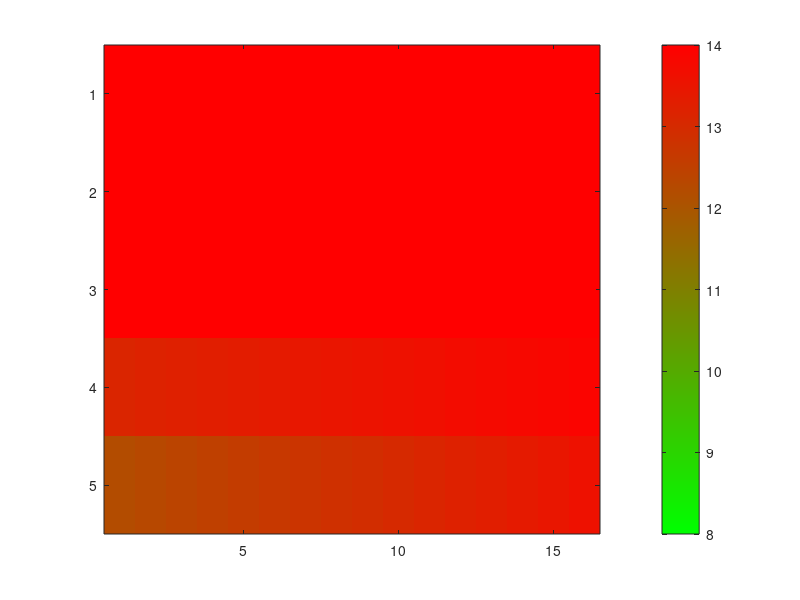

Reproduce this figure in MATLAB.
%Parameters for Simscape Model
clear all
tic
simTime = 4004;
t = [0:0.01:(simTime-0.01)];

%load('PmusHatSmoothNorm_30_10.mat')

%PmusHatSmoothNorm = PmusHatSmoothNorm(1:end-1);
%plot(PmusHatSmoothNorm)
%hold off

%VENTILATOR SETTINGS
PEEP = 8.5; %cmH2O, Posistive End Expiratory Pressure
Paw_Ref = 13.5; %Pressure target, cmH_2O

%Reference support target changes after 60s
Paw_Ref_in = [t', ones(length(t),1)*Paw_Ref];
Paw_Ref_in(7000:end,2) = Paw_Ref+2;
PS = Paw_Ref - PEEP;

maxAllowableChange = 10; %+- max allowed change in pressure support (cmH2O)
Paw_Threshold = -2; %cmH2O, trigger variable
Q_Threshold_Percentage = 0.3; %percent of peak flow, cycling off variable
numOfBreaths = 20; %number of tidal breaths until support adjust

timeInspVent = 2;
timeExpVent = 2;

cutInValue = 13;
alpha = -1/(cutInValue-15);
zeta = 0.3258;
beta = 3.2576;

%CONTROLLER
%PID
Kp =0.001; %Proportional constant, PID cntrol
Ti = 0.0001; %Integral time constant, PID control
D = 0; %Derivative constant, PID control


P = 1;
I = 1;
D = 0;


%Adjustment Support Level Filter
timeResponse = 25; %time response of system, amount of time for controller
%adjust support level

%Muscle Pressure Adjustment Curve Parameters
gradPmus = 2.5; %gradient of muscle pressure support level adjustment curve
yIntPmus = -20; %y intercept
a1 = 0.1; %gain for driving pressure driven support level adjustment
%Driving Pressure Adjustment
gradDrivePres = 2.5;
yIntDrivePres = -32.5;
a2 = 0.1; %gain for muscle pressure driven support level adjustment

%INITIAL PATIENT SETTINGS
Resistance = 16.25; %cmH2O/L/s
R_control = Resistance;
Compliance = 1/36.56; %L/cmH2O
%initialMaxEffort = 10.5; %-cmH2O, initial maximum effort of patient
%maximum effort changes as PSV level changes
timeInsp = 1.4; %patient inspiration time, seconds
timeExp = 2.6; %patient expiration, seconds

varPE = 10; % %change in variation effort (relative to max effort)

%OCCLUSION SETTINGS
%end expiratory occlusion
lengthEEOcc = 5; %Length of end-expiratory occlusion (seconds)
breathsTillEE = 3; %number of breaths that occur before EE occlusion
numberOfRecordingsEE = 3;

%end inspiratory occlusion
numberOfRecordingsEI = 3; %number of recordings till support level adjusted
lengthEIOcc = 1.5; %Length of end-inspiratory occlusion (seconds)
flowOccThreshold = 0.05; %percentage of peak flow when occlusion triggered
breathsTillEI = 3; %number of breaths that occur before EI occlusion


%state (and inverse state signal)
tCounter = 0;
state = zeros(1,length(tCounter));
invState = zeros(1,length(tCounter));
mode = zeros(1,length(tCounter));
breathCounter = 0;
x = 0;
Pmus = zeros(1,length(tCounter));
flowIndexEnable = zeros(1,length(tCounter));

for idx=1:length(t)
    if tCounter < timeInspVent
        state(idx) = 1;
        invState(idx) = 0;
        mode(idx) = 1;
        flowIndexEnable(idx) = 1;
    end
    %expiration
    if breathCounter == 100000
        if tCounter >= timeInspVent && tCounter < (timeInspVent + lengthEIOcc)
            state(idx) = 0;
            invState(idx) = 0;
            mode(idx) = 2;
            
              if tCounter < (timeInspVent + 0.1)
                flowIndexEnable(idx) = 1;
              else
                  flowIndexEnable(idx) = 0;
              end
        end
        if tCounter > (timeInspVent + lengthEIOcc) && tCounter < (timeInspVent + timeExpVent + lengthEIOcc)
            state(idx) = 0;
            invState(idx) = 1;
            mode(idx) = 0;
        end
        if tCounter >= (timeInspVent + timeExpVent + lengthEIOcc)
            tCounter = 0;
            breathCounter = 0;
        end
    else
        if tCounter >= timeInspVent && tCounter < (timeInspVent + timeExpVent)
            state(idx) = 0;
            invState(idx) = 1;
            mode(idx) = 0;
            if tCounter < (timeInspVent + 0.1)
                flowIndexEnable(idx) = 1;
            else 
                flowIndexEnable(idx) = 0;
            end
        end
         if tCounter >= (timeInspVent + timeExpVent)
            tCounter = 0;
            breathCounter = breathCounter + 1;
        end
    end
  
    tCounter = tCounter + 0.01;
end




%plot(t(1:2000),-Pmus(1:2000))
effortMode = 0;
if effortMode == 1
    initialMaxEffort = zeros(1, length(t));
    effort_mag = 5;
    x = 0;
    for idx = 1:length(t)
       x = x + 1;
       initialMaxEffort(idx) = effort_mag;
       if x >= 3500
            x = 0;
            effort_mag = effort_mag + 0.5;
       end
        
        % elseif x < 1100
        %     initialMaxEffort(idx) = 5.5;
        % elseif x < 1200
        %     initialMaxEffort(idx) = 6;
        % elseif x < 1300
        %     initialMaxEffort(idx) = 6.5;
        % elseif x < 1400
        %     initialMaxEffort(idx) = 7;
        % elseif x < 1500
        %     initialMaxEffort(idx) = 7.5;
        % elseif x < 1600
        %     initialMaxEffort(idx) = 8;
        % elseif x < 1700
        %     initialMaxEffort(idx) = 8.5;
        % elseif x < 1800
        %     initialMaxEffort(idx) = 9;
        % elseif x < 1900
        %     initialMaxEffort(idx) = 9.5;
        % elseif x < 2000
        %     initialMaxEffort(idx) = 10;
        % elseif x < 2100
        %     initialMaxEffort(idx) = 10.5;
        % elseif x < 2200
        %     initialMaxEffort(idx) = 11;
        % elseif x < 2300
        %     initialMaxEffort(idx) = 11.5;
        % elseif x < 2400
        %     initialMaxEffort(idx) = 12;
        % elseif x < 2500
        %     initialMaxEffort(idx) = 12.5;
        % elseif x < 2600
        %     initialMaxEffort(idx) = 13;
        % elseif x < 2700
        %     initialMaxEffort(idx) = 13.5;
        % elseif x < 2800
        %     initialMaxEffort(idx) = 14;
        % elseif x < 2900
        %     initialMaxEffort(idx) = 14.5;
        % elseif x < 3000
        %     initialMaxEffort(idx) = 15;
        % end
        x = x + 0.01;
    end
    effortIn = [t' initialMaxEffort'];
else
    initialMaxEffort = 13.08;
end


%% Pmus Model
load('pmus_assume_resp_mech_pat_5_1607_0004_insp_only.mat')

%numBreaths = simTime/((length(pmus_model)-1)/100);
%lengthBreath = length(pmus_model)-1;
%startPos = 1;
Pmus = [];
pmus_model(450:end) = 0;
range_eff = 1.56/2;

% peaks_array = [
%      -8.8028
%       -11.7281
%       -13.5460
%       -13.2098
%       -13.0631
%       -12.5065
%       -12.9590
%       -11.6596
%       -12.3850
%       -12.7251
%       -12.7242
%       -13.0269
%       -12.3684
%       -11.7021
%       -12.0717
%       -12.5948
%       -13.0224
%       -13.4730
%       -12.7643
%       -12.4024
%         ];

%for idx=1:simTime/7

for idx=1:simTime/7
    %randomly shorten/lengthen pmus
    % pos_neg = 0;
    % while pos_neg == 0
    %     pos_neg = randi([-1,1],1);
    % end
    % adjust_length = rand()*range_eff;
    % length_eff = 700 + (pos_neg*adjust_length*100)
    % % renormalise length to 1 second
    % t_old = linspace(1,700,700);
    % t_new = linspace(1,length_eff,700);
    % 
    % % Normalize time for interpolation
    % tau = t_old / 700;
    % tau_new = t_new / 300;
    % 
    % Pmus_stretched = interp1(tau, pmus_model, tau_new, 'spline');
    % if length(Pmus_stretched) >= 700
    %     Pmus_stretched = Pmus_stretched(1:700);
    % else
    %     length_stretched_eff = length(Pmus_stretched);
    %     Pmus_stretched = Pmus_stretched + zeros(2,700 - length_stretched_eff);
    % end
    Pmus = [Pmus pmus_model];
    %Pmus = [Pmus pmus_model*peaks_array(idx)];
    %startPos = startPos + lengthBreath;
    %Pmus(startPos+1:startPos+231) = 0;
    %startPos = startPos + 231;
end


stateIn = [t',state'];
invStateIn = [t',invState'];
Pmus_in = [t', Pmus(1:end)'];
%modeIn = [t', mode'];


%% Patient Response Variables

m = -0.825;
ratioPV = ones(1, length(t))*m;
ratioPV_in = [t', ratioPV'];
c = 23.56;

initial_peak_effort = -7.6;
% C_prop_values = zeros(size(state,2),1);
% C_prop_values(200200:end) = 2;
% C_prop_in = [t', C_prop_values];

C_prop_init = 0; %propofol concentration [ug*mL^-1]

%lookup table
PS_array = [
    13.5000
   14.0000
   14.5000
   15.0000
   15.5000
   16.0000
   16.5000
   17.0000
   17.5000
   18.0000
   18.5000
   19.0000
   19.5000
   20.0000
   20.5000
   21.0000
    ];

%PS_array = PS_array - PEEP;
C_prop_vector = [
0.0
0.5
1.0
1.5
2.0
];

%%
% pmus_array = zeros(5,16);
% counter =1;
% for i = 1:5
%     pmus_array(i,:) = final_results.P_mus(counter:counter + 15);
%     counter = counter + 16;
% end

% pmus_array = ...
% [9.07450995173817	8.58303374254441	8.09163589060172	7.60031522437297	7.10907009752719	6.61789821112623	6.12679635026677	5.63575998296837	5.14478262919641	4.65385483003553	4.16296238629128	3.67208318099328	3.18118105032235	2.69019291238860	2.22194997280716	1.77066793460113;...
% 8.32712845152772	7.86084961938944	7.39466034016806	6.92884796077444	6.46285558675153	5.99709025307945	5.53111826594518	5.06536276765490	4.59963934902614	4.13385453994266	3.66818546991775	3.20246679761484	2.73672332433147	2.27050988208754	1.85508365411562	1.47727018951182;...
% 7.57960998886679	7.13840128992502	6.69730279182784	6.25713070167087	5.81612331222786	5.37548174765759	4.93468252706403	4.49420422606204	4.05354609517805	3.61258158085774	3.17161584615783	2.73034796123167	2.28799731183129	1.84309533118342	1.47667746892257	1.16983539531106;...
% 6.83134879540383	6.41506974668250	5.99988944823208	5.58422101329840	5.16863690252799	4.75343725022152	4.33722350841555	3.92134974234469	3.50516855183661	3.08844931876491	2.67049382603472	2.24997798355149	1.82327893510971	1.37930157594579	1.02912256572725	0.771692094620232;...
% 6.08230484830341	5.69099234298216	5.30101725337789	4.91020628198063	4.51940179029062	4.12771651843734	3.73617781747217	3.34395172543840	2.95065125236925	2.55454321303406	2.15205220709006	1.73582091734394	1.26073612937778	0.178310121249703	0.161288355039994	0.176538749852994];
% pmus_array = [ 8.20204957054159	7.32242790702433	6.44294674627587	5.56359910535969	4.68437552537292	3.80526310158453	2.92624402235858	2.04729329963991	1.16837511551261	0.289436687410667	-0.589602569109148	-1.46887141285441	-2.34858819284575	-3.22915408880192	-4.11139450682888
%                6.81939832440088	6.00702797363857	5.19485905988810	4.38245590564013	3.57138089144814	2.75966113214197	1.94803670660808	1.13653599643584	0.325123327178011	-0.486042602785643	-1.29742594395878	-2.10868313736779	-2.91974871960946	-3.73143941374635	-4.54394259750470
%                5.43596384113983	4.69160339514572	3.94644129106458	3.20150003531486	2.45669470333373	1.71256819090272	0.969335740945855	0.224162440644013	-0.519745322800808	-1.26391365529010	-2.00775556444939	-2.75190891304196	-3.49563896524207	-4.23944141993544	-4.98273278554627
%                4.05366584338615	3.37485545256848	2.69611675166603	2.01649349059161	1.34004544806284	0.662478874219780	-0.0163273270637649	-0.693507513453920	-1.37212022240480	-2.05016804966536	-2.72829695649435	-3.40729719176979	-4.08593749981891	-4.76343101579639	-5.43564879438139
%                2.66285224428526	2.05133755061735	1.43779467268909	0.825623120318754	0.213988653624690	-0.398960234164902	-1.01339816602447	-1.62759775426062	-2.24221867752059	-2.85968180041889	-3.47747806746358	-4.09838968119663	-4.71496288288944	-5.32052261988318	-5.90203546365517
%     ];

pmus_array = [16.3452467583878	15.4808842835195	14.6167666703845	13.7528897794029	12.8892477027058	12.0258321162512	11.1626313293298	10.2996288525953	9.43680117368215	8.57411417633035	7.71151712734586	6.84893205432843	5.98623377712642	5.12320931298711	4.25946648412698	3.39419730602994
14.9627854059974	14.1631826762944	13.3630810950498	12.5632186353776	11.7632116025272	10.9645811089964	10.1653790487922	9.36641030127103	8.56761299999942	7.76894474570894	6.97059846750354	6.17207176370893	5.37366413097156	4.57538754665812	3.77637878590432	2.97632891355907
13.5799516894360	12.8431333371436	12.1077763413071	11.3717098518412	10.6358552096156	9.90015388570647	9.16531814570693	8.43127965989575	7.69537062253972	6.96071153787871	6.22564820804992	5.49088504710751	4.75555348229820	4.02031947518171	3.28444419365462	2.54836405960178
12.1926635598792	11.5224396904083	10.8494706560974	10.1765496423470	9.50273667074635	8.83225924689844	8.16039565400805	7.48728039246077	6.81578365979207	6.14266810280606	5.46984915517259	4.79646714287231	4.12160244131732	3.44628056664401	2.77093248858069	2.10004864405077
10.8016106110467	10.1909954504217	9.58206774047811	8.97121502048006	8.36155678094883	7.75227022501360	7.14157051333851	6.52905526112818	5.91649849433299	5.30301214494430	4.68596557462044	4.06755174292472	3.44446261719359	2.82437019617287	2.21438224939608	1.63000227404089];

ind_neg = find(pmus_array<0);
pmus_array(ind_neg) = 0;
pmus_array = pmus_array .* -1;

p_dyn_array = zeros(size(pmus_array));

for i = 1:size(p_dyn_array,1)
    for j = 1:size(p_dyn_array,2)
        p_dyn_array(i,j) = (PS_array(j)-PEEP)-(pmus_array(i,j)*2/3);
    end
end

%% color map Pdyn

figure()
imagesc(p_dyn_array)
caxis([8 14]);

% Create custom green→red colormap
nColors = 256;
green = [0, 1, 0];  % RGB for green
red   = [1, 0, 0];  % RGB for red
customMap = [linspace(green(1), red(1), nColors)', ...
             linspace(green(2), red(2), nColors)', ...
             linspace(green(3), red(3), nColors)'];

colormap(customMap);
colorbar;



% S_0 = 0; %receptor sensitivity in hyperoxia [L*min^-1*(nM*L^-1)^-1]
% A = 17.8; %Area constant
% P_o2 = 100; %partial pressure of oxygen
% P_0 = 30; %P_o2 max sensitivity beffore receptor failure
% T_c = 40; %central receptors threshold [nM L-1]
% T_p = 34.6; %peripheral receptor threshold [nM L-1]
% F_R = 12; %respiratory rate [min^-1]
% V_D_anat = 0.12; %anatomical dead space [L]
% V_D_alv_ratio = 0.3; %alveolar dead space to tidal volume ratio
% dot_V_TH = 0.2689; %flow threshold [L*s^-1]
% D_w = 0; %wakefulness drive (0 = asleep)
% Na_conc = 0.139;
% K_conc = 0.0043;
% Ca_conc = 0.0012;
% Mg_conc = 0.00085;
% Alb = 4.5;
% Pi = 0.00012;
% HCO3_conc = 0.024; %nM*L-1
% V_co2 = 0.2; %L * min^-1
% T_i = 0.978; %Inspiration time [s]
% Cl_conc = 0.105; %Chlorine concentration [M*L^-1]
% K_w = 2.39e-14; %ion product of water 
% K_c = 2.45e-11; %equilibrium constant
% K_2 = 2.19e-7; %phosphoric acid dissociation constant
% K_3 = 1.16e-10; %carbonate dissocation constant
% K_h = 1.77e-7; %histidine dissociation constant
% 
% PEEP = 6; %cmH2O, Posistive End Expiratory Pressure
% Resistance = 11.2; %cmH2O/L/s
%Compliance = 0.0617; %L/cmH2O
% figure()
% plot(t, mode')
% 
% figure()
% plot(t, state')
% 
% figure()
% plot(t, invState')
% 
% figure()
% plot(t, Pmus')
% plot(t, state)
% hold on
% plot(t, invState)
% plot(t, Pmus)
% plot(t, mode)

% plot(modeIn, 'Color', 'r')    
% hold on
% plot(flowIndexEnableIn, 'Color', 'g')
% hold off

%SIMULATE MODEL
%simOut = sim("simplePatientModelTuning_30_08_23.slx");
% simOut = sim("simScapeModel_tuning_08_23.slx")
% %DETERMINE IAE
% %take average of last set point values from 380 seconds onwards
% % ssIndStart = find(simOut.adjustedSetPoint.time > 400,1);
% % ssValue = mean(simOut.adjustedSetPoint.data(ssIndStart:end));
% % 
% % changeFlagTime = simOut.changeFlag.time(find(simOut.changeFlag.data ~= 0));
% % changeFlagTime = round(changeFlagTime*100)/100;
% % changeFlagTime = unique(changeFlagTime);
% % for idx=2:length(changeFlagTime)
% %     if abs(diff([changeFlagTime(idx) changeFlagTime(idx-1)])) < 0.1
% %         changeFlagTime(idx) = 0;
% %     end
% % end
% % changeFlagTimeProcessed = changeFlagTime(find(changeFlagTime ~= 0));
% % IAE = 0;
% % IAE_array = [];
% % 
% % %DOESN"T QUITE WORK, I THINK changeFlagTime is a bit funky
% % % for idx = 1:length(changeFlagTimeProcessed)
% % %     IAE = IAE + abs(diff([ssValue simOut.adjustedSetPoint.data(find(simOut.adjustedSetPoint.time > changeFlagTimeProcessed(idx),1))]));
% % %     IAE_array = [IAE_array; IAE];
% % % end
% % 
% % for idx = 1:length(changeFlagTimeProcessed)
% %     IAE = IAE + abs(diff([ssValue simOut.adjustedSetPoint.data(find(simOut.adjustedSetPoint.time > changeFlagTimeProcessed(idx),1))]));
% %     IAE_array = [IAE_array; IAE];
% % end
% % 
% plot(simOut.adjustedSetPoint.time,simOut.adjustedSetPoint.data)
% hold on
% % plot(changeFlagTimeProcessed, IAE_array)
% % toc
% 
% %SETTLING TIME
% PSVout= simOut.adjustedSetPoint.data;
% TimeOut = simOut.adjustedSetPoint.time;
% ssValue = PSVout(end);
% upper = yline(ssValue + (0.02*ssValue))
% lower = yline(ssValue - (0.02*ssValue))
% diffFromSS = abs(PSVout - ssValue);
% ssBand = ssValue*0.02;
% settlingTime = TimeOut(find(diffFromSS > ssBand,1, 'last')) 
% settlingPoint = PSVout(find(TimeOut == settlingTime))
% plot(settlingTime, settlingPoint, '-o')
% %settlingTimeIdx = find(abs(diff([reversePSV(1) reversePSV])) > 0.05*reversePSV(1))


% selectPmus = 1;
% %Base Pmus signal
% breathCounter = 0;
% cycleCounter = 1;
% a = [1.2 1.5 2 3 6];
% b = [6 3 2 1.5 1.2];
% c = [0.05:0.05:0.75];
% d = [0.1:0.1:1.5];
% e = [2:0.5:6];
% 
% switch selectPmus
%     case 1 %half sine wave    
%         for idx = 1:length(t)
%             if x <= timeInsp %patient effort during inspiration
%                 Pmus(idx) = sin(x/timeInsp*pi);
%             end
% 
%             if breathCounter == 3
%                 if x > timeInsp && x <= (timeInsp + timeExp + lengthEIOcc) %patient effort during expiration
%                     Pmus(idx) = 0;
%                 end
% 
%                 if x > (timeInsp + timeExp + lengthEIOcc)%reset timer after 2 seconds has passed
%                     x = 0;
%                     breathCounter = 0;
%                 end
%             else
%                 if x > timeInsp && x <= timeInsp + timeExp %patient effort during expiration
%                     Pmus(idx) = 0;
%                 end
% 
%                 if x > timeInsp + timeExp %reset timer after 2 seconds has passed
%                     x = 0;
%                     breathCounter = breathCounter + 1;
%                 end
%             end
%             x = x + 0.01; %increment timer
%         end
% 
%     case 2 %flipped halfwave
% 
%         Tip = 0.5;
%         Te = 1.5;
%         Tep = 2;
%         Tnext = 4;
% 
%         for idx = 1:length(t)
%             if x <Tip
%                 Pmus(idx) = -sin(((x)*pi)/(2*(-Tip)));
%             end
%             if  x >= Tip && x < Te
%                 Pmus(idx) = 1;
%             end
% 
%              if x >= Te && x < Tep
%                 Pmus(idx) = sin(((x-Te)*pi)/(2*(Tep-Te))+pi)+1 ;
%              end         
%             if breathCounter == 3
%                 if x > Tep && x <= (Tnext + lengthEIOcc) %patient effort during expiration
%                     Pmus(idx) = 0;
%                 end
% 
%                 if x > (Tnext + lengthEIOcc)%reset timer after 2 seconds has passed
%                     x = 0;
%                     breathCounter = 0;
%                 end
%             else
%                  if x >=Tep && x < Tnext
%                     Pmus(idx) = 0;
%                  end
%                 if x >= Tnext
%                     x = 0;
%                     breathCounter = breathCounter + 1;
%                 end
%             end
%             x = x + 0.01;
%         end
% 
%     case 3 %square wave    
%         for idx = 1:length(t)
%             if x <= timeInsp %patient effort during inspiration
%                 Pmus(idx) = 1;
%             end
% 
%             if breathCounter == 3
%                 if x > timeInsp && x <= (timeInsp + timeExp + lengthEIOcc) %patient effort during expiration
%                     Pmus(idx) = 0;
%                 end
% 
%                 if x > (timeInsp + timeExp + lengthEIOcc)%reset timer after 2 seconds has passed
%                     x = 0;
%                     breathCounter = 0;
%                 end
%             else
%                 if x > timeInsp && x <= timeInsp + timeExp %patient effort during expiration
%                     Pmus(idx) = 0;
%                 end
% 
%                 if x > timeInsp + timeExp %reset timer after 2 seconds has passed
%                     x = 0;
%                     breathCounter = breathCounter + 1;
%                 end
%             end
%             x = x + 0.01; %increment timer
%         end
% 
%     case 4 %saw tooth
%         for idx = 1:length(t)
%             if x <= timeInsp %patient effort during inspiration
%                 if x<= timeInsp/2
%                      Pmus(idx) = 4/3*x;
%                 elseif x > timeInsp/2
%                     Pmus(idx) = -4/3*x+2;
%                 end
%             end
% 
%             if breathCounter == 3
%                 if x > timeInsp && x <= (timeInsp + timeExp + lengthEIOcc) %patient effort during expiration
%                     Pmus(idx) = 0;
%                 end
% 
%                 if x > (timeInsp + timeExp + lengthEIOcc)%reset timer after 2 seconds has passed
%                     x = 0;
%                     breathCounter = 0;
%                 end
%             else
%                 if x > timeInsp && x <= timeInsp + timeExp %patient effort during expiration
%                     Pmus(idx) = 0;
%                 end
% 
%                 if x > timeInsp + timeExp %reset timer after 2 seconds has passed
%                     x = 0;
%                     breathCounter = breathCounter + 1;
%                 end
%             end
%             x = x + 0.01; %increment timer
%         end
% 
%     case 5 %sawtooth shifting peak
%         for idx = 1:length(t)
%             if x <= timeInsp %patient effort during inspiration
%                Pmus(idx) = min(-a(cycleCounter)/timeInsp*x+a(cycleCounter),b(cycleCounter)*x/timeInsp);
% 
%             end
% 
%             if breathCounter == 3
%                 if x > timeInsp && x <= (timeInsp + timeExp + lengthEIOcc) %patient effort during expiration
%                     Pmus(idx) = 0;
%                 end
% 
%                 if x > (timeInsp + timeExp + lengthEIOcc)%reset timer after 2 seconds has passed
%                     x = 0;
%                     breathCounter = 0;
%                     cycleCounter = cycleCounter + 1;
%                     if cycleCounter > 5
%                         cycleCounter = 5;
%                     end
%                 end
%             else
%                 if x > timeInsp && x <= timeInsp + timeExp %patient effort during expiration
%                     Pmus(idx) = 0;
%                 end
% 
%                 if x > timeInsp + timeExp %reset timer after 2 seconds has passed
%                     x = 0;
%                     breathCounter = breathCounter + 1;
%                 end
%             end
%             x = x + 0.01; %increment timer
%         end
% 
%     case 6 %short triangle
%         for idx = 1:length(t)
%             if x <= timeInsp %patient effort during inspiration
% 
%                Pmus(idx) = min(1/0.125*x-5,-x/0.125+7);
%                Pmus(idx) = max(Pmus(idx),0);
% 
%             end
% 
%             if breathCounter == 3
%                 if x > timeInsp && x <= (timeInsp + timeExp + lengthEIOcc) %patient effort during expiration
%                     Pmus(idx) = 0;
%                 end
% 
%                 if x > (timeInsp + timeExp + lengthEIOcc)%reset timer after 2 seconds has passed
%                     x = 0;
%                     breathCounter = 0;
%                     cycleCounter = cycleCounter + 1;
%                     if cycleCounter > 5
%                         cycleCounter = 5;
%                     end
%                 end
%             else
%                 if x > timeInsp && x <= timeInsp + timeExp %patient effort during expiration
%                     Pmus(idx) = 0;
%                 end
% 
%                 if x > timeInsp + timeExp %reset timer after 2 seconds has passed
%                     x = 0;
%                     breathCounter = breathCounter + 1;
%                 end
%             end
%             x = x + 0.01; %increment timer
%         end
%     case 7 %triangle varying lengths
%         for idx = 1:length(t)
%             if x <= timeInsp %patient effort during inspiration
% 
%                Pmus(idx) = min(1/c(cycleCounter)*x,-x/c(cycleCounter)+2);
%                Pmus(idx) = max(Pmus(idx),0);
% 
%             end
% 
%             if breathCounter == 3
%                 if x > timeInsp && x <= (timeInsp + timeExp + lengthEIOcc) %patient effort during expiration
%                     Pmus(idx) = 0;
%                 end
% 
%                 if x > (timeInsp + timeExp + lengthEIOcc)%reset timer after 2 seconds has passed
%                     x = 0;
%                     breathCounter = 0;
%                     cycleCounter = cycleCounter + 1;
%                     if cycleCounter > 15
%                         cycleCounter = 15;
%                     end
%                 end
%             else
%                 if x > timeInsp && x <= timeInsp + timeExp %patient effort during expiration
%                     Pmus(idx) = 0;
%                 end
% 
%                 if x > timeInsp + timeExp %reset timer after 2 seconds has passed
%                     x = 0;
%                     breathCounter = breathCounter + 1;
%                 end
%             end
%             x = x + 0.01; %increment timer
%         end
%     case 8 %sinusoidal wave varying lengths
%         for idx = 1:length(t)
%             if x <= timeInsp %patient effort during inspiration
%                if x < d(cycleCounter)
%                     Pmus(idx) = sin(pi/d(cycleCounter)*x);
%                else 
%                    Pmus(idx) = 0;
%                end
%             end
% 
%             if breathCounter == 3
%                 if x > timeInsp && x <= (timeInsp + timeExp + lengthEIOcc) %patient effort during expiration
%                     Pmus(idx) = 0;
%                 end
% 
%                 if x > (timeInsp + timeExp + lengthEIOcc)%reset timer after 2 seconds has passed
%                     x = 0;
%                     breathCounter = 0;
%                     cycleCounter = cycleCounter + 1;
%                     if cycleCounter > 15
%                         cycleCounter = 15;
%                     end
%                 end
%             else
%                 if x > timeInsp && x <= timeInsp + timeExp %patient effort during expiration
%                     Pmus(idx) = 0;
%                 end
% 
%                 if x > timeInsp + timeExp %reset timer after 2 seconds has passed
%                     x = 0;
%                     breathCounter = breathCounter + 1;
%                 end
%             end
%             x = x + 0.01; %increment timer
%         end
% 
%     case 9 %triangle wave varying lengths, capped at 1
%         for idx = 1:length(t)
%             if x <= timeInsp %patient effort during inspiration
%               Pmus(idx) = min([1/0.25*x,-x/0.25+e(cycleCounter),1]);
%                Pmus(idx) = max(Pmus(idx),0);
%             end
% 
%             if breathCounter == 3
%                 if x > timeInsp && x <= (timeInsp + timeExp + lengthEIOcc) %patient effort during expiration
%                     Pmus(idx) = 0;
%                 end
% 
%                 if x > (timeInsp + timeExp + lengthEIOcc)%reset timer after 2 seconds has passed
%                     x = 0;
%                     breathCounter = 0;
%                     cycleCounter = cycleCounter + 1;
%                     if cycleCounter > 9
%                         cycleCounter = 9;
%                     end
%                 end
%             else
%                 if x > timeInsp && x <= timeInsp + timeExp %patient effort during expiration
%                     Pmus(idx) = 0;
%                 end
% 
%                 if x > timeInsp + timeExp %reset timer after 2 seconds has passed
%                     x = 0;
%                     breathCounter = breathCounter + 1;
%                 end
%             end
%             x = x + 0.01; %increment timer
%         end
%     case 10 %B-Spline function from patient data
%         numBreaths = simTime/((length(pmus_model)-1)/100);
%         lengthBreath = length(PmusHatSmoothNorm)-1;
%         startPos = 1;
%         for idx=1:simTime/4
%             Pmus(startPos:startPos + lengthBreath) = PmusHatSmoothNorm;
%             startPos = startPos + lengthBreath;
%             Pmus(startPos+1:startPos+231) = 0;
%             startPos = startPos + 231;
%         end
% end


